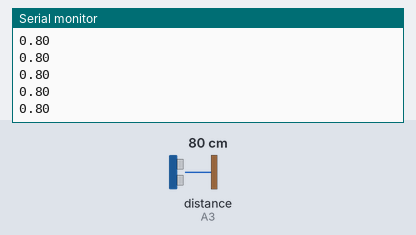
The sketch below on a simulated Arduino Uno, built with avr-gcc and run on an emulated ATmega328P. On the bench: the last lines printed to the serial monitor. Wiring (inferred from the names in the program): ultrasonic range finder: trigger A2; echo A3. The inputs (shaded band) are chosen by the test bench; at power-on: distance to the obstacle (sensor on A3) 80 cm. The echo pulse lasts 58.3 µs per cm; the ROS host is connected and sends only what is stated.

Above: at 1.2 s.
1.3 s: distance to the obstacle (sensor on A3) set to 2 cm
At 1.6 s:
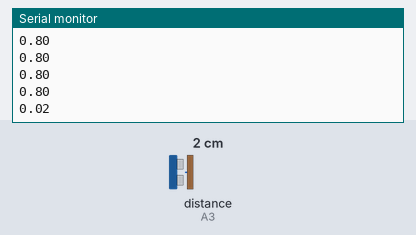
2.8 s: distance to the obstacle (sensor on A3) set to 4 cm
At 2.81 s:
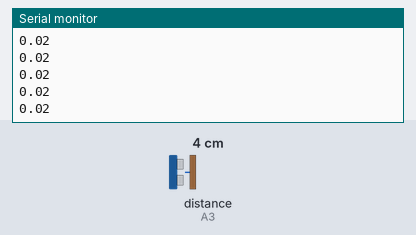
Timing chart, 0 to 5.8 s (numbered marks = the images above; inputs shaded):
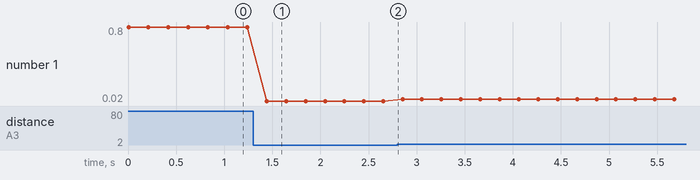

Measured:
- after the input at 1.3 s, the serial monitor: prints a new line after 0.14 s (image 1)
- plotted number 1: 0.8 → 0.02 after the input at 1.3 s, 0.02 → 0.04 after the input at 2.8 s

The sketch:

US_sens.ino
```cpp
#include <ros.h>
#include <sensor_msgs/Range.h>


// Ultrasonic sensor pins
int echoPin = A3;
int trigPin = A2;

ros::NodeHandle  n;


sensor_msgs::Range sensor;
ros::Publisher chatter("chatter", &sensor);


void setup()
{
  sensor.header.frame_id = "base_link";
  sensor.radiation_type = 0;
  sensor.field_of_view = 3.1459/12;
  sensor.min_range = 0.02;
  sensor.max_range = 4;
  n.initNode();
  n.advertise(chatter);
  Serial.begin(57600);
  pinMode(echoPin,INPUT);
  pinMode(trigPin,OUTPUT);

}

double getSonarReadingMeters()
{
  digitalWrite(trigPin, LOW);
  delayMicroseconds(2);
  digitalWrite(trigPin, HIGH);
  delayMicroseconds(10);
  digitalWrite(trigPin, LOW);
  double duration_us = pulseIn(echoPin, HIGH);
  double distance_m = (duration_us / 58.0)*0.01;
  return distance_m;
}

void loop()
{
  double us = getSonarReadingMeters(); //Get distance from wall with ultrasonic sensor
  Serial.println(us);
  sensor.range = us;
  chatter.publish( &sensor);
  n.spinOnce();
  delay(200);
}
```
